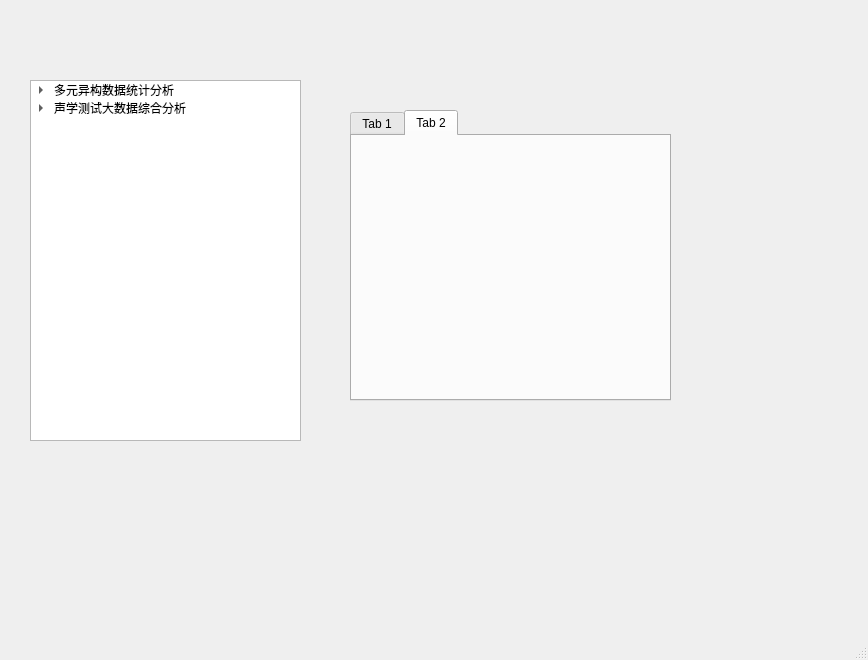
<?xml version="1.0" encoding="UTF-8"?>
<ui version="4.0">
 <class>MainWindow</class>
 <widget class="QMainWindow" name="MainWindow">
  <property name="geometry">
   <rect>
    <x>0</x>
    <y>0</y>
    <width>868</width>
    <height>660</height>
   </rect>
  </property>
  <property name="windowTitle">
   <string>MainWindow</string>
  </property>
  <widget class="QWidget" name="centralwidget">
   <widget class="QTreeWidget" name="treeWidget">
    <property name="geometry">
     <rect>
      <x>30</x>
      <y>80</y>
      <width>271</width>
      <height>361</height>
     </rect>
    </property>
    <attribute name="headerVisible">
     <bool>false</bool>
    </attribute>
    <column>
     <property name="text">
      <string>功能列表</string>
     </property>
    </column>
    <item>
     <property name="text">
      <string>多元异构数据统计分析</string>
     </property>
     <item>
      <property name="text">
       <string>各频率出现的概率及分布</string>
      </property>
     </item>
     <item>
      <property name="text">
       <string>固定某一频率其它频率出现的概率</string>
      </property>
     </item>
     <item>
      <property name="text">
       <string>各频率对应位置点的聚类分析</string>
      </property>
     </item>
     <item>
      <property name="text">
       <string>固定频率下位置信息的统计特性</string>
      </property>
     </item>
     <item>
      <property name="text">
       <string>固定频率下强度信息的统计特性</string>
      </property>
     </item>
     <item>
      <property name="text">
       <string>辐射噪声线谱的位置与强度联合分析</string>
      </property>
     </item>
    </item>
    <item>
     <property name="text">
      <string>声学测试大数据综合分析</string>
     </property>
     <item>
      <property name="text">
       <string>振动噪声的位置与强度统计分析</string>
      </property>
     </item>
     <item>
      <property name="text">
       <string>艇端振动噪声与辐射噪声数据映射关系分析</string>
      </property>
     </item>
    </item>
   </widget>
   <widget class="QTabWidget" name="tabWidget">
    <property name="geometry">
     <rect>
      <x>350</x>
      <y>110</y>
      <width>321</width>
      <height>291</height>
     </rect>
    </property>
    <property name="currentIndex">
     <number>1</number>
    </property>
    <widget class="QWidget" name="tab">
     <attribute name="title">
      <string>Tab 1</string>
     </attribute>
    </widget>
    <widget class="QWidget" name="tab_2">
     <attribute name="title">
      <string>Tab 2</string>
     </attribute>
    </widget>
   </widget>
  </widget>
  <widget class="QMenuBar" name="menubar">
   <property name="geometry">
    <rect>
     <x>0</x>
     <y>0</y>
     <width>868</width>
     <height>23</height>
    </rect>
   </property>
  </widget>
  <widget class="QStatusBar" name="statusbar"/>
 </widget>
 <resources/>
 <connections/>
</ui>
